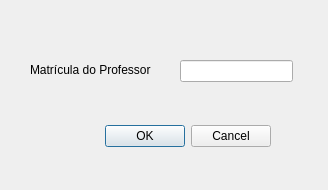
<?xml version="1.0" encoding="UTF-8"?>
<ui version="4.0">
 <class>atualizarProfessor</class>
 <widget class="QDialog" name="atualizarProfessor">
  <property name="geometry">
   <rect>
    <x>0</x>
    <y>0</y>
    <width>328</width>
    <height>190</height>
   </rect>
  </property>
  <property name="windowTitle">
   <string>Dialog</string>
  </property>
  <widget class="QDialogButtonBox" name="buttonBox">
   <property name="geometry">
    <rect>
     <x>40</x>
     <y>120</y>
     <width>231</width>
     <height>32</height>
    </rect>
   </property>
   <property name="orientation">
    <enum>Qt::Horizontal</enum>
   </property>
   <property name="standardButtons">
    <set>QDialogButtonBox::Cancel|QDialogButtonBox::Ok</set>
   </property>
  </widget>
  <widget class="QLabel" name="label">
   <property name="geometry">
    <rect>
     <x>30</x>
     <y>60</y>
     <width>141</width>
     <height>20</height>
    </rect>
   </property>
   <property name="text">
    <string>Matrícula do Professor</string>
   </property>
  </widget>
  <widget class="QLineEdit" name="lineEdit">
   <property name="geometry">
    <rect>
     <x>180</x>
     <y>60</y>
     <width>113</width>
     <height>22</height>
    </rect>
   </property>
  </widget>
 </widget>
 <resources/>
 <connections>
  <connection>
   <sender>buttonBox</sender>
   <signal>accepted()</signal>
   <receiver>atualizarProfessor</receiver>
   <slot>accept()</slot>
   <hints>
    <hint type="sourcelabel">
     <x>248</x>
     <y>254</y>
    </hint>
    <hint type="destinationlabel">
     <x>157</x>
     <y>274</y>
    </hint>
   </hints>
  </connection>
  <connection>
   <sender>buttonBox</sender>
   <signal>rejected()</signal>
   <receiver>atualizarProfessor</receiver>
   <slot>reject()</slot>
   <hints>
    <hint type="sourcelabel">
     <x>316</x>
     <y>260</y>
    </hint>
    <hint type="destinationlabel">
     <x>286</x>
     <y>274</y>
    </hint>
   </hints>
  </connection>
 </connections>
</ui>
